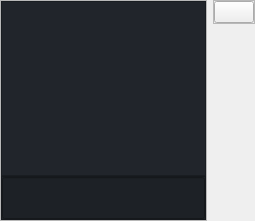
<?xml version="1.0" encoding="UTF-8"?>
<ui version="4.0">
 <class>General_Profile</class>
 <widget class="QWidget" name="General_Profile">
  <property name="geometry">
   <rect>
    <x>0</x>
    <y>0</y>
    <width>255</width>
    <height>221</height>
   </rect>
  </property>
  <property name="windowTitle">
   <string>Form</string>
  </property>
  <layout class="QHBoxLayout" name="horizontalLayout" stretch="9,1">
   <property name="leftMargin">
    <number>0</number>
   </property>
   <property name="topMargin">
    <number>0</number>
   </property>
   <property name="rightMargin">
    <number>0</number>
   </property>
   <property name="bottomMargin">
    <number>0</number>
   </property>
   <item>
    <widget class="QFrame" name="frame">
     <property name="frameShape">
      <enum>QFrame::Shape::StyledPanel</enum>
     </property>
     <property name="frameShadow">
      <enum>QFrame::Shadow::Raised</enum>
     </property>
     <layout class="QVBoxLayout" name="verticalLayout" stretch="8,2">
      <property name="spacing">
       <number>0</number>
      </property>
      <property name="leftMargin">
       <number>0</number>
      </property>
      <property name="topMargin">
       <number>0</number>
      </property>
      <property name="rightMargin">
       <number>0</number>
      </property>
      <property name="bottomMargin">
       <number>0</number>
      </property>
      <item>
       <widget class="QFrame" name="frame_3">
        <property name="minimumSize">
         <size>
          <width>180</width>
          <height>160</height>
         </size>
        </property>
        <property name="styleSheet">
         <string notr="true">background-color: rgb(33, 37, 43);</string>
        </property>
        <property name="frameShape">
         <enum>QFrame::Shape::StyledPanel</enum>
        </property>
        <property name="frameShadow">
         <enum>QFrame::Shadow::Raised</enum>
        </property>
        <layout class="QHBoxLayout" name="horizontalLayout_3">
         <property name="leftMargin">
          <number>0</number>
         </property>
         <property name="topMargin">
          <number>0</number>
         </property>
         <property name="rightMargin">
          <number>0</number>
         </property>
         <property name="bottomMargin">
          <number>0</number>
         </property>
         <item>
          <widget class="QLabel" name="general_icon_label">
           <property name="text">
            <string/>
           </property>
           <property name="alignment">
            <set>Qt::AlignmentFlag::AlignCenter</set>
           </property>
          </widget>
         </item>
        </layout>
       </widget>
      </item>
      <item>
       <widget class="QFrame" name="frame_4">
        <property name="minimumSize">
         <size>
          <width>180</width>
          <height>0</height>
         </size>
        </property>
        <property name="styleSheet">
         <string notr="true">background-color: rgb(29, 33, 38);</string>
        </property>
        <property name="frameShape">
         <enum>QFrame::Shape::StyledPanel</enum>
        </property>
        <property name="frameShadow">
         <enum>QFrame::Shadow::Raised</enum>
        </property>
        <layout class="QVBoxLayout" name="verticalLayout_2">
         <property name="leftMargin">
          <number>0</number>
         </property>
         <property name="topMargin">
          <number>0</number>
         </property>
         <property name="rightMargin">
          <number>0</number>
         </property>
         <property name="bottomMargin">
          <number>0</number>
         </property>
         <item>
          <widget class="GeneralNameLineEdit" name="edit_general">
           <property name="sizePolicy">
            <sizepolicy hsizetype="Expanding" vsizetype="Expanding">
             <horstretch>0</horstretch>
             <verstretch>0</verstretch>
            </sizepolicy>
           </property>
           <property name="minimumSize">
            <size>
             <width>0</width>
             <height>35</height>
            </size>
           </property>
           <property name="alignment">
            <set>Qt::AlignmentFlag::AlignCenter</set>
           </property>
           <property name="readOnly">
            <bool>true</bool>
           </property>
          </widget>
         </item>
        </layout>
       </widget>
      </item>
     </layout>
    </widget>
   </item>
   <item alignment="Qt::AlignmentFlag::AlignLeft|Qt::AlignmentFlag::AlignTop">
    <widget class="QFrame" name="frame_2">
     <property name="frameShape">
      <enum>QFrame::Shape::StyledPanel</enum>
     </property>
     <property name="frameShadow">
      <enum>QFrame::Shadow::Raised</enum>
     </property>
     <layout class="QHBoxLayout" name="horizontalLayout_2">
      <property name="leftMargin">
       <number>0</number>
      </property>
      <property name="topMargin">
       <number>0</number>
      </property>
      <property name="rightMargin">
       <number>0</number>
      </property>
      <property name="bottomMargin">
       <number>0</number>
      </property>
      <item>
       <widget class="QPushButton" name="delete_general_btn">
        <property name="maximumSize">
         <size>
          <width>45</width>
          <height>45</height>
         </size>
        </property>
        <property name="text">
         <string/>
        </property>
        <property name="icon">
         <iconset theme="QIcon::ThemeIcon::EditDelete"/>
        </property>
       </widget>
      </item>
     </layout>
    </widget>
   </item>
  </layout>
 </widget>
 <customwidgets>
  <customwidget>
   <class>GeneralNameLineEdit</class>
   <extends>QLineEdit</extends>
   <header>core.custom_widgets.GeneralNameLineEdit</header>
  </customwidget>
 </customwidgets>
 <resources/>
 <connections/>
</ui>
